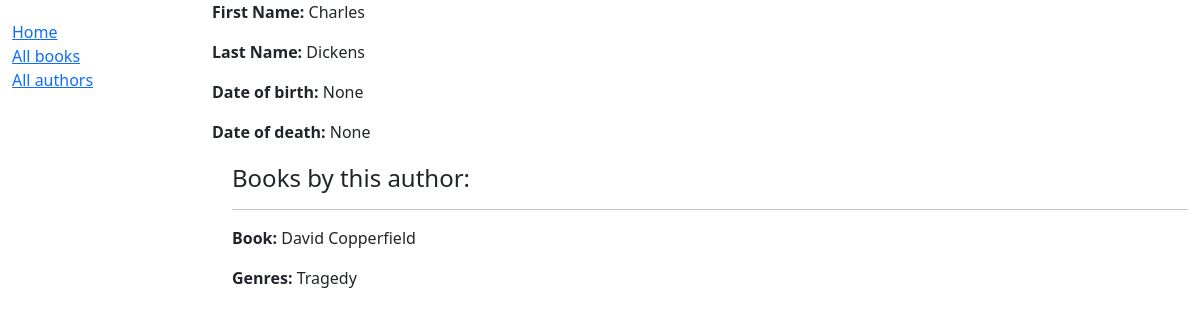
Page /locallibrary/authors/2 on the earlier database version.
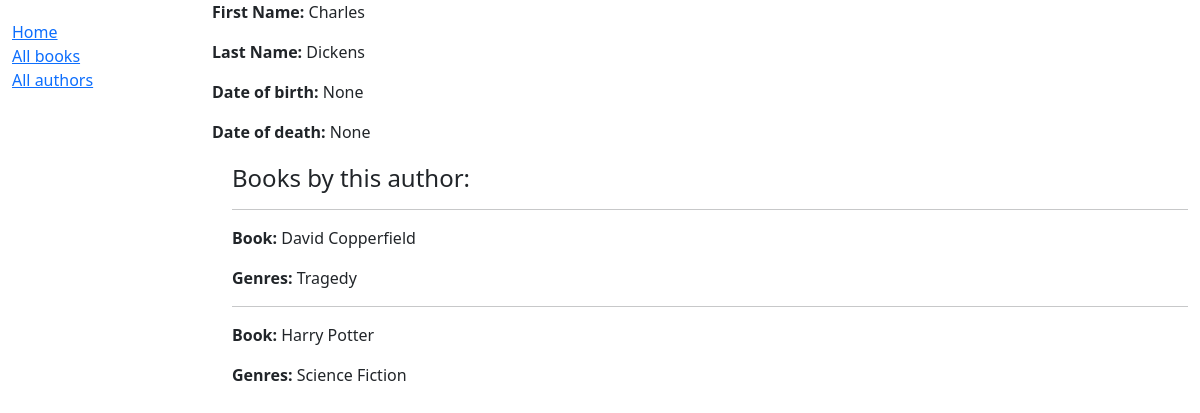
Same page on the later database version.
### locallibrary/models.py (models this page shows, shortened)
class Book(models.Model):
    title = models.CharField(max_length=200)
    author = models.ForeignKey('Author', on_delete=models.SET_NULL, null=True)
    summary = models.TextField(max_length=1000, help_text='Brief description of the book')
    isbn = models.CharField('ISBN', max_length=13, unique=True, help_text='13 Character <a href="https://www.isbn-international.org/content/what-isbn">ISBN number</a>')
    genre = models.ManyToManyField(Genre, help_text='Select a genre for this book')

class Genre(models.Model):
    name = models.CharField(max_length=200, help_text="Enter a book genre (e.g. Science Fiction)")
    def __str__(self):
        return self.name

### locallibrary/views.py (the view)
# urls.py: path('authors/<int:pk>', views.AuthorDetailView.as_view(), name='author-detail'),
class AuthorDetailView(generic.DetailView):
    model = Author

### locallibrary/templates/locallibrary/author_detail.html
{% extends 'base_generic.html' %}
{% block content %}
    <p><strong>First Name:</strong> {{ author.first_name }}</p>
    <p><strong>Last Name:</strong> {{ author.last_name }}</p>
    <p><strong>Date of birth:</strong> {{ author.date_of_birth }}</p>
    <p><strong>Date of death:</strong> {{ author.date_of_death }}</p>
    <div style="margin-left:20px;margin-top:20px">
        <h4>Books by this author:</h4>
        {% for book in author.book_set.all %}
            <hr />
            <p><strong>Book:</strong> {{ book.title }}</p>
            <p><strong>Genres:</strong> {{ book.genre.all|join:", " }}</p>
        {% endfor %}
    </div>
{% endblock %}

Differences in the rows shown:
added Book: title "Harry Potter", genre.all "Science Fiction"
